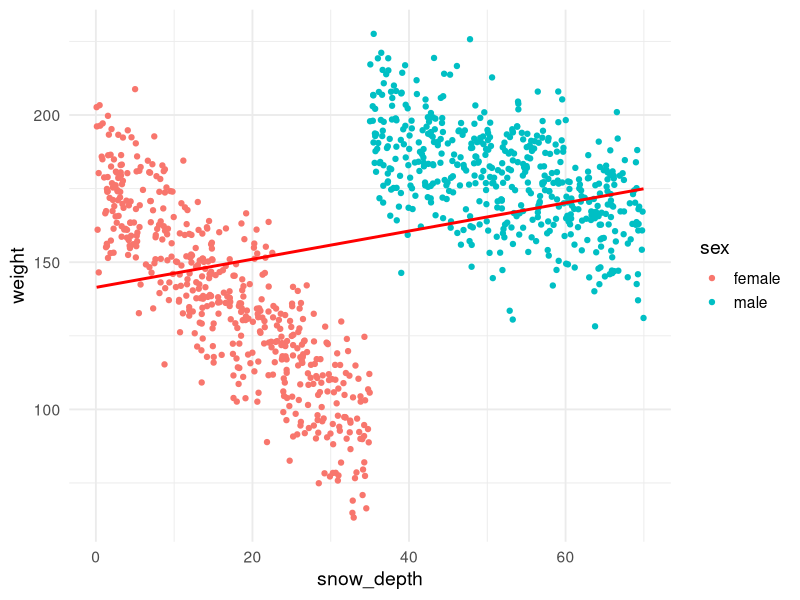
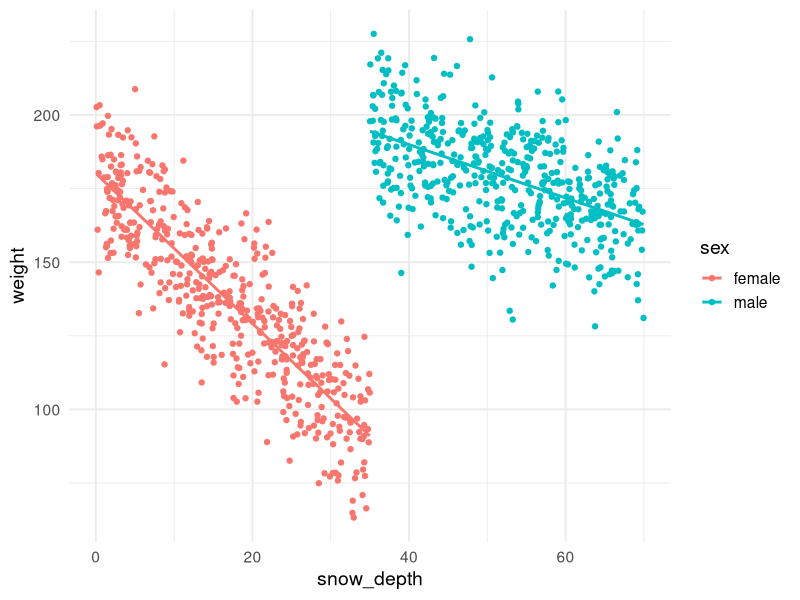
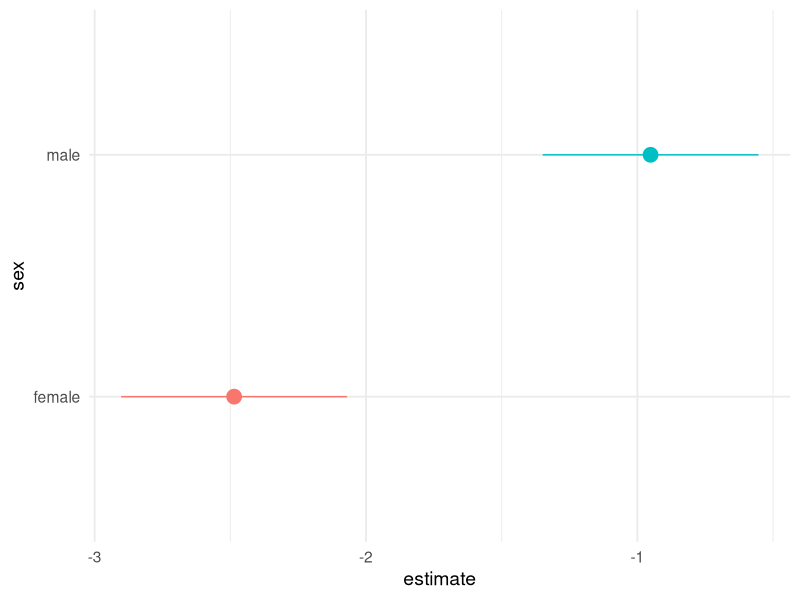
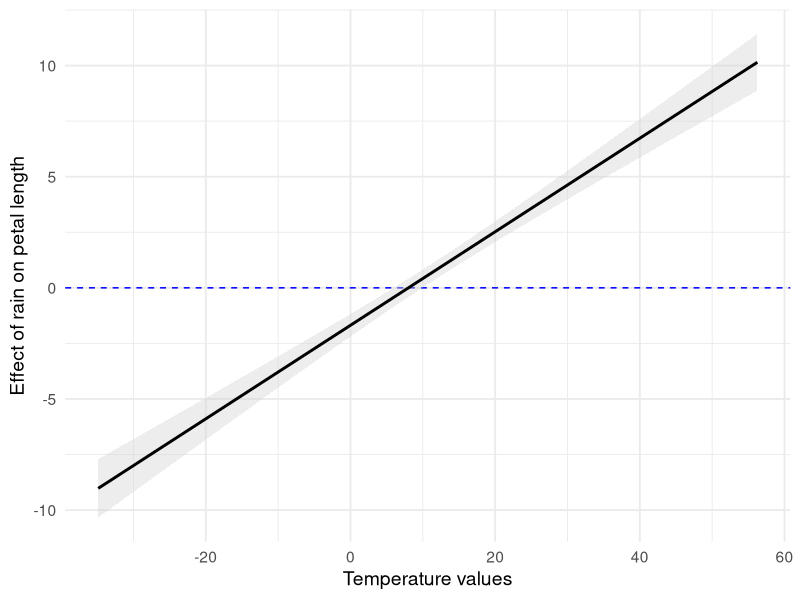
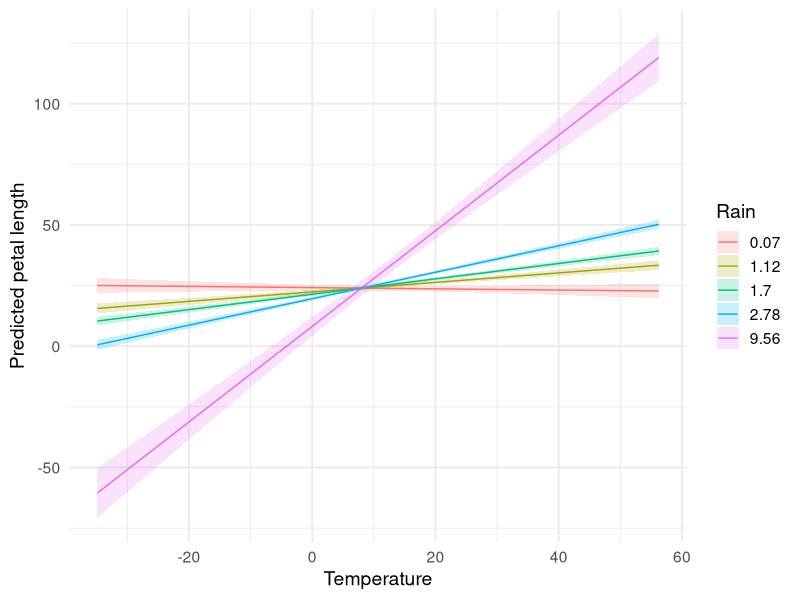
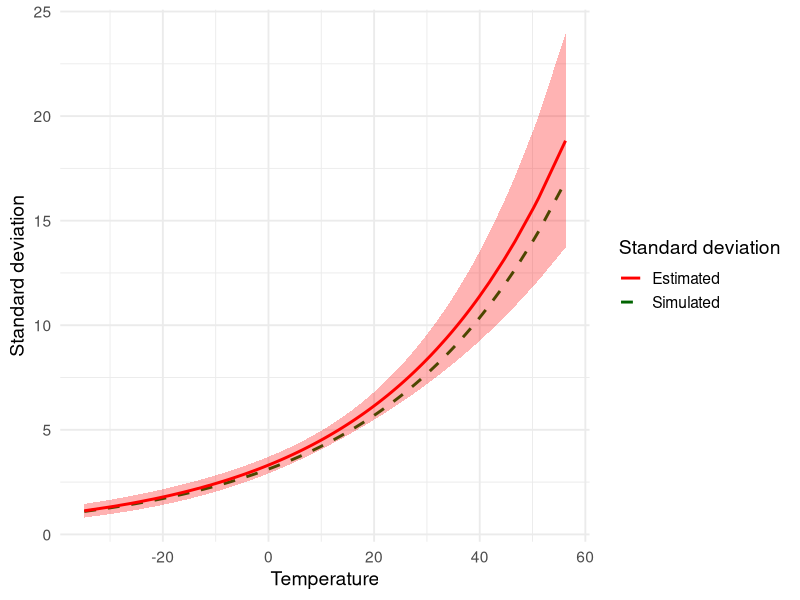
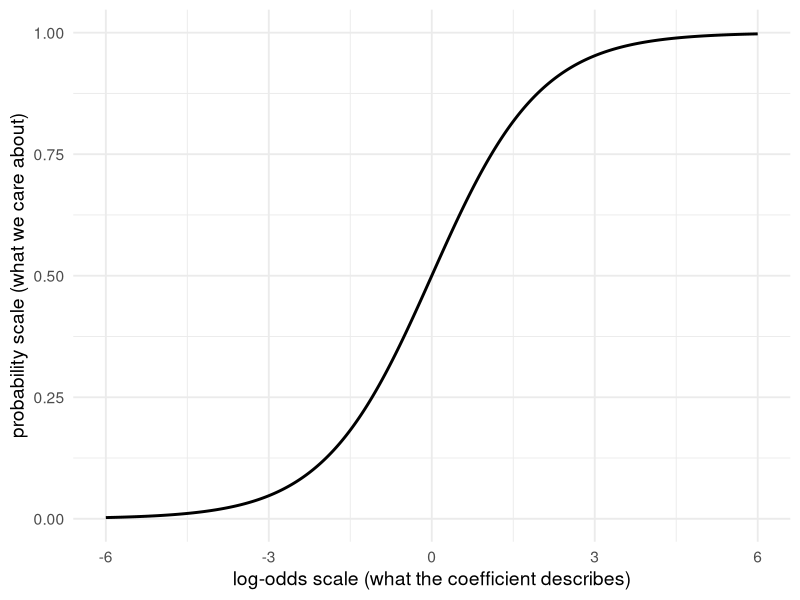
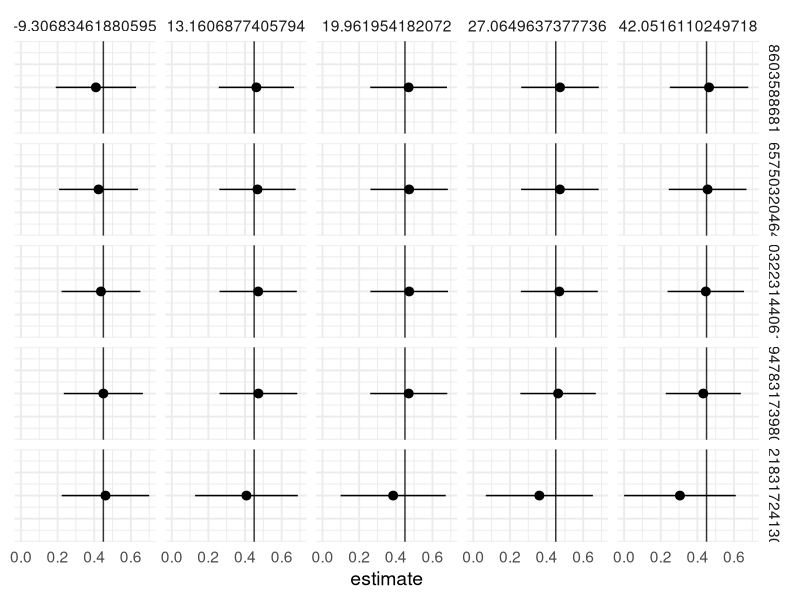

Reproduce these figures in R, in order.
## ---- chunk 1
#| label: setup
library(tidyverse)       # Data manipulation and plotting
library(glmmTMB)         # Generalized linear (mixed) models
library(marginaleffects) # Compute marginal/conditional effects
library(patchwork)       # Combine multiple plots
library(GGally)          # Pairwise plots
library(distributional)  # Simulate mixture/gamma/normal distributions (Part 3)

theme_set(theme_minimal(base_size = 14))

set.seed(4127)
## ---- chunk 2
#| label: simulate-bighorn
n_individuals_population <- 1000
sexes <- c("male", "female")
male_intercept <- 220; female_intercept <- 180
sd_weight <- 15
male_loss <- -0.8; female_loss <- -2.5

bighorn_population <- tibble(
  sex = rep(sexes, n_individuals_population / length(sexes)),
  snow_depth = runif(n_individuals_population,
    min = ifelse(sex == "male", 35, 0),
    max = ifelse(sex == "male", 70, 35)
  ),
  weight = rnorm(n_individuals_population,
    mean = ifelse(sex == "male",
      male_intercept + male_loss * snow_depth,
      female_intercept + female_loss * snow_depth),
    sd = sd_weight
  )
)
## ---- chunk 3
#| label: simpsons-paradox
#| fig-cap: "Ignoring sex hides the true within-sex trends."
ggplot(bighorn_population, aes(x = snow_depth, y = weight)) +
  geom_point(aes(color = sex)) +
  geom_smooth(method = "lm", se = FALSE, color = "red", linewidth = 1)
## ---- chunk 4
#| label: within-sex-trends
#| fig-cap: "Within-sex trends are negative, as expected."
ggplot(bighorn_population, aes(x = snow_depth, y = weight, color = sex)) +
  geom_point() +
  geom_smooth(method = "lm", se = FALSE)
## ---- chunk 5
#| label: exercise-1

## ---- chunk 6
#| label: sample-scenario-1
n_individuals <- 100
bighorn_mass_1 <- bighorn_population |>
  group_by(sex) |>
  slice_sample(n = n_individuals / 2, replace = FALSE) |>
  ungroup()

mod_mass_1 <- glmmTMB(weight ~ sex * snow_depth,
                       data = bighorn_mass_1, family = gaussian())
summary(mod_mass_1)$coefficients$cond
## ---- chunk 7
#| label: q1-sex-difference
predictions(mod_mass_1, by = "sex")

predictions(mod_mass_1, by = "sex") |>
  hypotheses(hypothesis = "b1 - b2 = 0")
## ---- chunk 8
#| label: q2-slopes-by-sex
#| fig-cap: "Slopes of snow depth by sex."
slopes(mod_mass_1, variables = "snow_depth", by = "sex", vcov = TRUE) |>
  ggplot(aes(x = estimate, xmax = conf.high, xmin = conf.low, y = sex, color = sex)) +
  geom_pointrange(size = 1) +
  theme(legend.position = "none")

slopes(mod_mass_1, variables = "snow_depth", by = "sex", vcov = TRUE) |>
  hypotheses(hypothesis = "b1 - b2 = 0")
## ---- chunk 9
#| label: q3-avg-slope
avg_slopes(mod_mass_1, variables = "snow_depth", vcov = TRUE)
## ---- chunk 10
#| label: sample-scenario-2
bighorn_mass_2 <- bind_rows(
  bighorn_population |> filter(sex == "male") |> slice_sample(n = 80),
  bighorn_population |> filter(sex == "female") |> slice_sample(n = 20)
)
mod_mass_2 <- glmmTMB(weight ~ sex * snow_depth, data = bighorn_mass_2, family = gaussian())
avg_slopes(mod_mass_2, variables = "snow_depth", vcov = TRUE)
## ---- chunk 11
#| label: balanced-newdata
newdata_balanced <- bighorn_mass_2 |>
  group_by(sex) |>
  reframe(snow_depth = seq(min(snow_depth), max(snow_depth), length.out = 50)) |>
  ungroup()

avg_predictions(mod_mass_2, variables = "snow_depth", newdata = newdata_balanced) |>
  as_tibble() |> select(estimate, conf.low, conf.high) |> head(3)
## ---- chunk 12
#| label: exercise-2

## ---- chunk 13
#| label: simulate-flowers
n_flowers <- 200
temperature <- rnorm(n_flowers, mean = 10, sd = 15)
rain <- rgamma(n_flowers, shape = 2)
avg_petal_length <- 25.6; sd_petal_length <- 4.5
temperature_effect <- 0.4; rain_effect <- 0.9; interaction_effect <- 0.2

flower_measurements_1 <- tibble(
  temp_centered = temperature - mean(temperature),
  rain_centered = rain - mean(rain),
  petal_length = rnorm(n_flowers,
    mean = avg_petal_length +
      temperature_effect * temp_centered +
      rain_effect * rain_centered +
      interaction_effect * temp_centered * rain_centered,
    sd = sd_petal_length)
)

mod_flower_1 <- glmmTMB(petal_length ~ temp_centered * rain_centered,
                         data = flower_measurements_1)
summary(mod_flower_1)$coefficients$cond
## ---- chunk 14
#| label: slope-at-average-rain
# Effect of temperature when rain_centered = 0 (i.e., average rain)
slopes(mod_flower_1, newdata = datagrid(rain_centered = 0),
       variables = "temp_centered")
## ---- chunk 15
#| label: slope-across-temperature
#| fig-cap: "Effect of rain on petal length, across observed temperatures."
slopes_by_temp <- slopes(mod_flower_1,
  newdata = datagrid(temp_centered = seq(min(flower_measurements_1$temp_centered),
                                          max(flower_measurements_1$temp_centered), length.out = 30)),
  variables = "rain_centered", by = "temp_centered")

slopes_by_temp |>
  ggplot() +
  geom_hline(yintercept = 0, color = "blue", linetype = 2) +
  geom_ribbon(aes(x = temp_centered + mean(temperature), ymin = conf.low, ymax = conf.high),
    alpha = 0.4, fill = "lightgrey") +
  geom_line(aes(x = temp_centered + mean(temperature), y = estimate), linewidth = 1) +
  labs(y = "Effect of rain on petal length", x = "Temperature values")
## ---- chunk 16
#| label: five-number-summary-predictions
#| fig-cap: "Predicted petal length across temperature, at five reference rain levels."
predictions(mod_flower_1,
  newdata = datagrid(
    temp_centered = seq(min(flower_measurements_1$temp_centered),
                         max(flower_measurements_1$temp_centered), length.out = 30),
    rain_centered = fivenum
  )) |>
  as_tibble() |>
  mutate(rain = round(rain_centered + mean(rain), 2)) |>
  ggplot() +
  geom_line(aes(y = estimate, x = temp_centered + mean(temperature), color = as.factor(rain))) +
  geom_ribbon(aes(ymin = conf.low, ymax = conf.high,
                  x = temp_centered + mean(temperature), fill = as.factor(rain)), alpha = 0.2) +
  labs(y = "Predicted petal length", x = "Temperature", color = "Rain", fill = "Rain")
## ---- chunk 17
#| label: exercise-3

## ---- chunk 18
#| label: simulate-heteroscedastic
log_sd_intercept <- log(sd_petal_length)
log_sd_temp_slope <- 0.03

flower_measurements_2 <- tibble(
  temp_centered = temperature - mean(temperature),
  rain_centered = rain - mean(rain),
  petal_length = rnorm(n_flowers,
    mean = avg_petal_length + temperature_effect * temp_centered,
    sd = exp(log_sd_intercept + log_sd_temp_slope * temp_centered))
)

mod_flower_2 <- glmmTMB(petal_length ~ temp_centered,
                         dispformula = ~ temp_centered,
                         data = flower_measurements_2)
## ---- chunk 19
#| label: check-dispersion-model
#| fig-cap: "Recovered vs. simulated standard deviation of petal length."
pred_sd_temp <- predictions(mod_flower_2, newdata = flower_measurements_2, type = "disp") |>
  as_tibble()

true_sd_temp <- flower_measurements_2 |>
  mutate(true_sd = exp(log_sd_intercept + log_sd_temp_slope * temp_centered))

ggplot() +
  geom_line(data = true_sd_temp,
            aes(x = temp_centered + mean(temperature), y = true_sd, color = "Simulated"),
            linewidth = 1, linetype = "dashed") +
  geom_ribbon(data = pred_sd_temp,
              aes(ymin = conf.low, ymax = conf.high, x = temp_centered + mean(temperature)),
              fill = "red", alpha = 0.3) +
  geom_line(data = pred_sd_temp,
            aes(x = temp_centered + mean(temperature), y = estimate, color = "Estimated"),
            linewidth = 1) +
  scale_color_manual(values = c("Simulated" = "darkgreen", "Estimated" = "red"), name = "Standard deviation") +
  labs(x = "Temperature", y = "Standard deviation")
## ---- chunk 20
#| label: exercise-4

## ---- chunk 21
#| label: simulate-occurrence
n_plots <- 200
tree_cover <- dist_mixture(dist_beta(4, 0.8), dist_beta(0.8, 4), weights = c(0.5, 0.5))
avg_yearly_rain <- dist_gamma(shape = 3, rate = 0.7)
avg_yearly_temp <- dist_normal(mu = 20, sd = 10)

occurence_intercept <- plogis(-3)
occurence_tree_effect <- 0.45
occurence_rain_effect <- 0.01
occurence_temp_effect <- 0.01

occ_data <- tibble(
  tree_cov = generate(tree_cover, n_plots),
  rain = generate(avg_yearly_rain, n_plots),
  temp = generate(avg_yearly_temp, n_plots)
) |>
  unnest(everything()) |>
  mutate(occurence = rbinom(n_plots, size = 1,
    prob = occurence_intercept +
      occurence_tree_effect * tree_cov +
      occurence_rain_effect * rain +
      occurence_temp_effect * temp))
## ---- chunk 22
#| label: fit-occurrence-model
mod_1 <- glmmTMB(occurence ~ tree_cov + rain + temp, family = binomial(link = "logit"), data = occ_data)
summary(mod_1)$coefficients$cond
## ---- chunk 23
#| label: logistic-curve
#| fig-cap: "The logit link bends a straight line into an S-shape."
tibble(log_odds = seq(-6, 6, length.out = 400)) |>
  mutate(probability = plogis(log_odds)) |>
  ggplot(aes(x = log_odds, y = probability)) +
  geom_line(linewidth = 1) +
  labs(x = "log-odds scale (what the coefficient describes)",
       y = "probability scale (what we care about)")
## ---- chunk 24
#| label: hand-derive-probability-slope
beta_tree <- fixef(mod_1)$cond["tree_cov"]
eta <- predict(mod_1, newdata = datagrid(model = mod_1, temp = mean(occ_data$temp),
                                          rain = mean(occ_data$rain)), type = "link")
p <- plogis(eta)
p * (1 - p) * beta_tree  # compare to slopes() below, and to our simulated 0.45
## ---- chunk 25
#| label: slopes-probability-scale
slopes(mod_1, variables = "tree_cov",
       newdata = datagrid(temp = mean(occ_data$temp), rain = mean(occ_data$rain)))
## ---- chunk 26
#| label: implicit-interaction-plot
#| fig-cap: "The tree-cover slope on the probability scale changes across rain x temp, though no interaction term exists in the model."
slopes(mod_1, variables = "tree_cov", newdata = datagrid(temp = fivenum, rain = fivenum)) |>
  ggplot() +
  geom_pointrange(aes(x = estimate, xmin = conf.low, xmax = conf.high, y = 1)) +
  geom_vline(xintercept = occurence_tree_effect, alpha = .8) +
  facet_grid(rain ~ temp) +
  theme(axis.title.y = element_blank(), axis.text.y = element_blank())
## ---- chunk 27
#| label: exercise-5

## ---- chunk 28
#| label: simulate-abundance
abundance_intercept <- exp(1)
abundance_tree_effect <- 4.5
abundance_rain_effect <- 0.1
abundance_temp_effect <- 0.1

abund_data <- tibble(
  tree_cov = generate(tree_cover, n_plots),
  rain = generate(avg_yearly_rain, n_plots),
  temp = generate(avg_yearly_temp, n_plots)
) |>
  unnest(everything()) |>
  mutate(abundance = rpois(n_plots, lambda =
    abundance_intercept +
    abundance_tree_effect * tree_cov +
    abundance_rain_effect * rain +
    abundance_temp_effect * temp))

mod_2 <- glmmTMB(abundance ~ tree_cov + rain + temp, family = poisson(link = "log"), data = abund_data)
summary(mod_2)$coefficients$cond
## ---- chunk 29
#| label: exponential-curve
#| fig-cap: "The log link bends a straight line into an exponential curve."
tibble(log_count = seq(-2, 6, length.out = 400)) |>
  mutate(count = exp(log_count)) |>
  ggplot(aes(x = log_count, y = count)) +
  geom_line(linewidth = 1) +
  labs(x = "log scale (what the coefficient describes)", y = "count scale (what we care about)")
## ---- chunk 30
#| label: rate-ratio-vs-local-slope
exp(fixef(mod_2)$cond["tree_cov"])  # rate ratio: ~2.08, i.e. a ~108% increase per unit tree cover

beta_tree_2 <- fixef(mod_2)$cond["tree_cov"]
eta_2 <- predict(mod_2, newdata = datagrid(model = mod_2, temp = mean(abund_data$temp),
                                            rain = mean(abund_data$rain)), type = "link")
lambda <- exp(eta_2)
lambda * beta_tree_2  # local count-scale slope, close to our simulated 4.5
## ---- chunk 31
#| label: exercise-6
